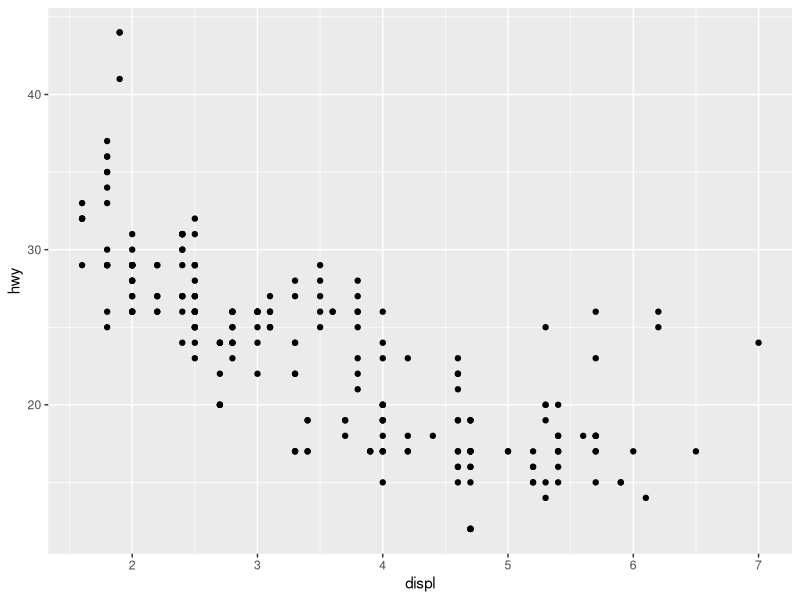
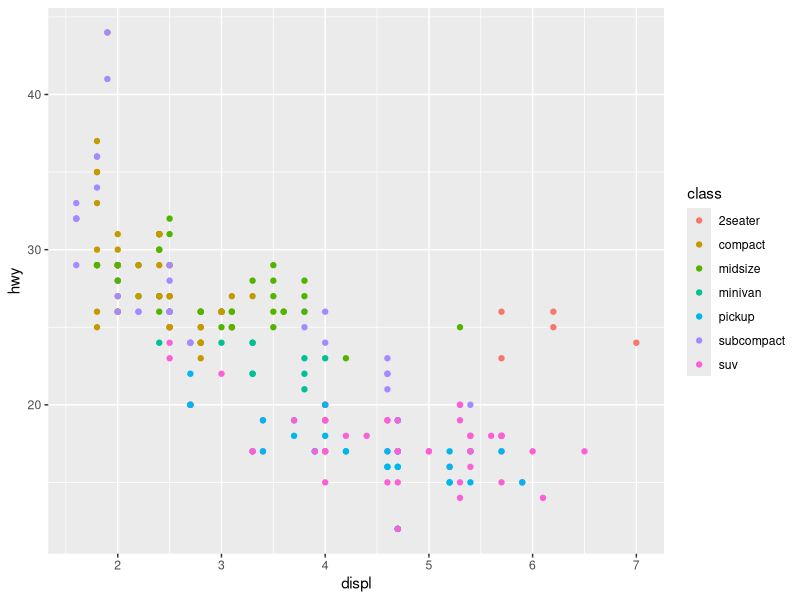
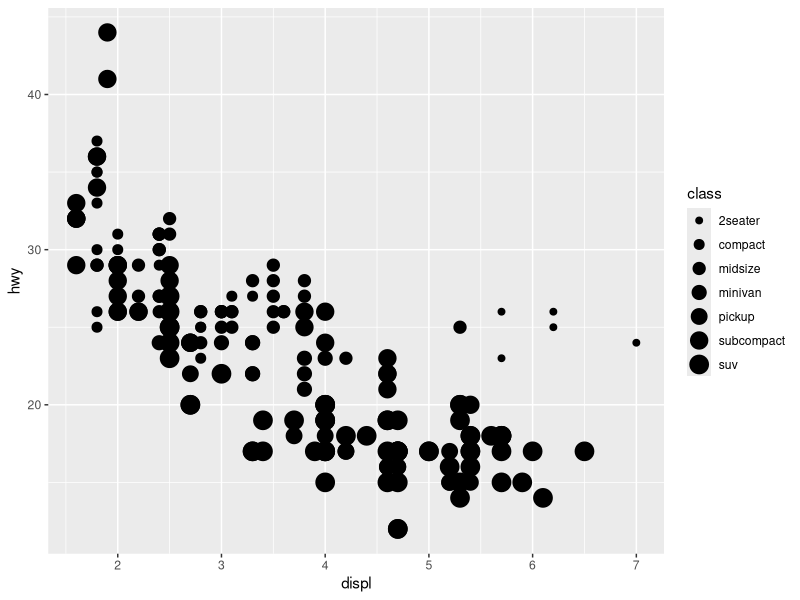
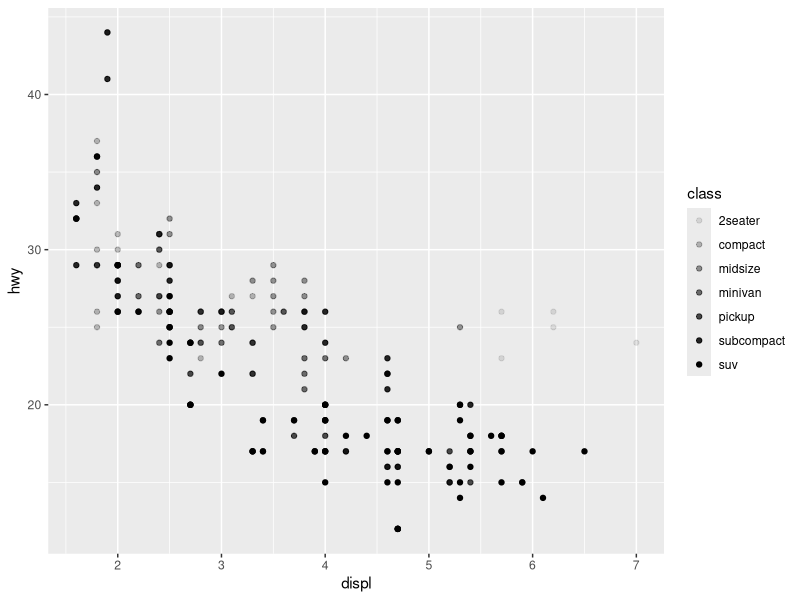
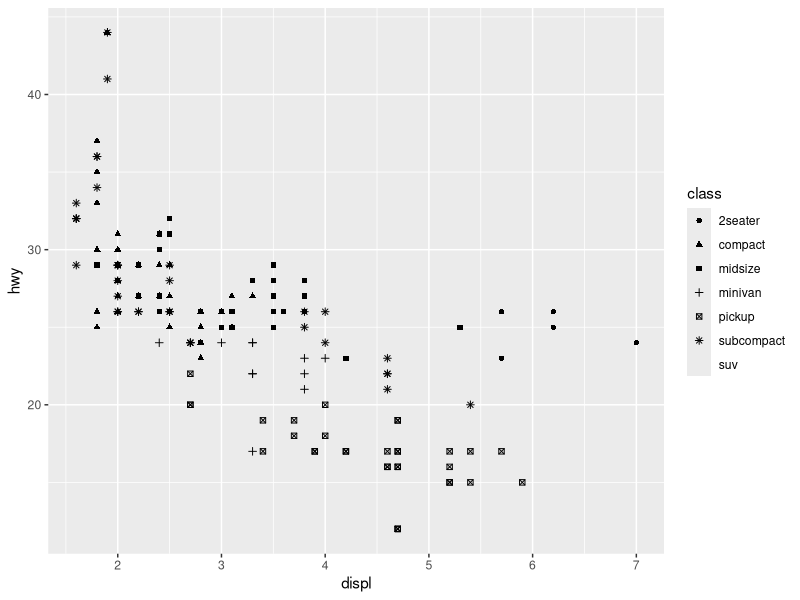
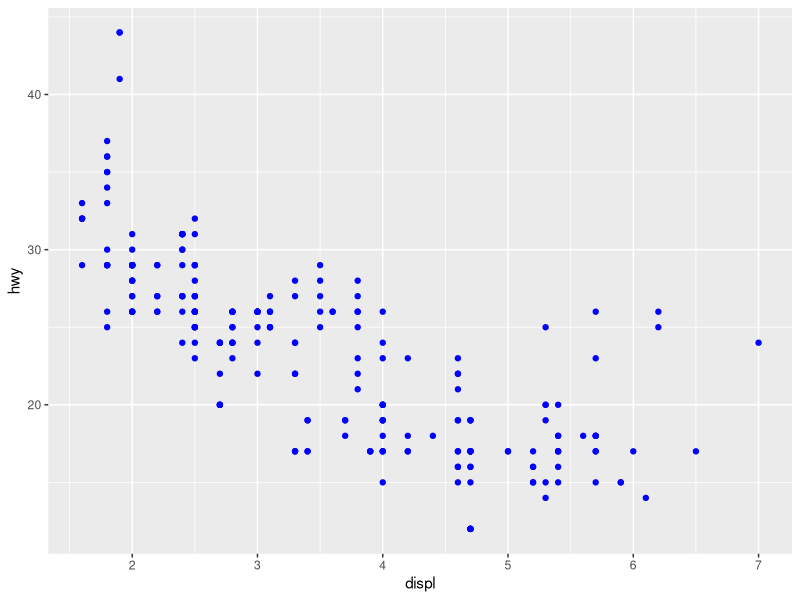
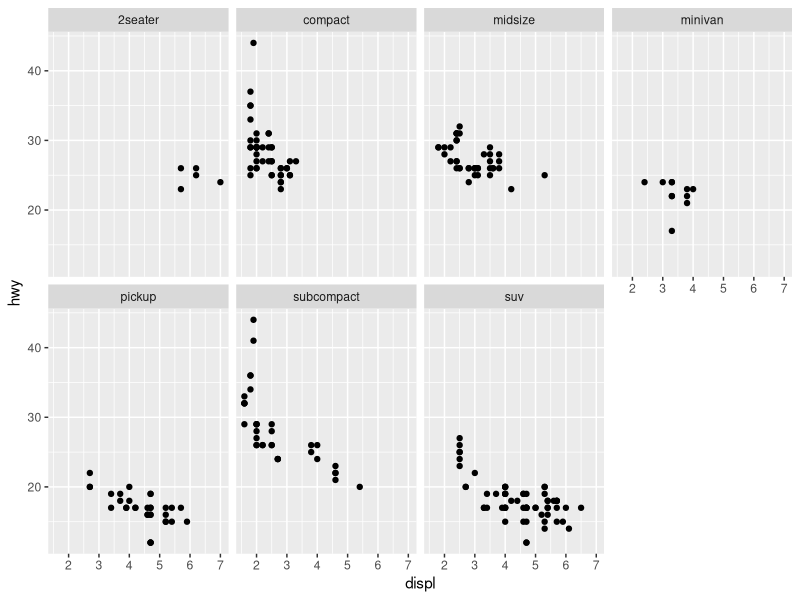
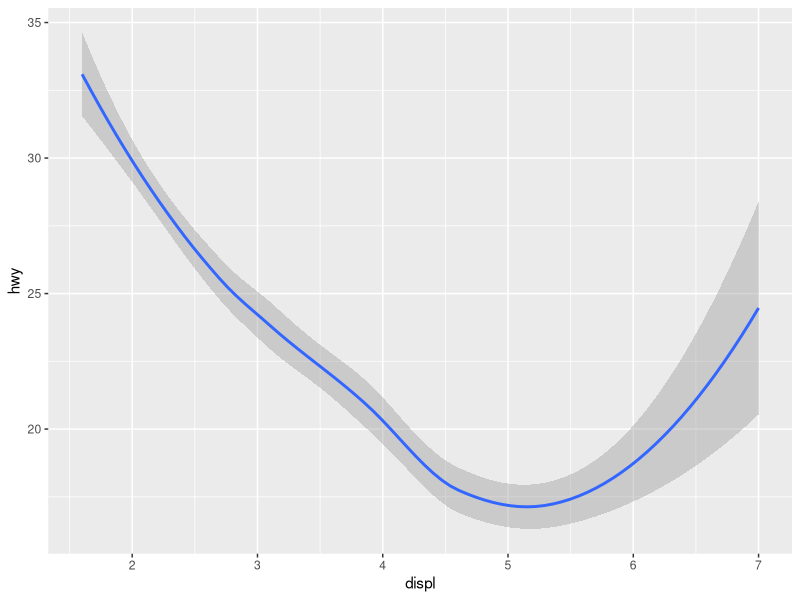

Generate these figures, in order, with R:
## ---- chunk 1
library(tidyverse)

mpg

ggplot(data = mpg) + geom_point(mapping = aes(x = displ, y = hwy))

ggplot(data = mpg) + geom_point(mapping = aes(x = displ, y = hwy, color = class))

ggplot(data = mpg) +  geom_point(mapping = aes(x = displ, y = hwy, size = class))

ggplot(data = mpg) +  geom_point(mapping = aes(x = displ, y = hwy, alpha = class))

ggplot(data = mpg) +  geom_point(mapping = aes(x = displ, y = hwy, shape = class))

ggplot(data = mpg) +  geom_point(mapping = aes(x = displ, y = hwy), color = "blue")

ggplot(data = mpg) +  geom_point(mapping = aes(x = displ, y = hwy)) +  facet_wrap(~ class, nrow = 2)

ggplot(data = mpg) +  geom_smooth(mapping = aes(x = displ, y = hwy))

ggplot(data = mpg) +  geom_smooth(mapping = aes(x = displ, y = hwy, group = drv))

ggplot(data = mpg) +  geom_point(mapping = aes(x = displ, y = hwy)) +  geom_smooth(mapping = aes(x = displ, y = hwy))

ggplot(data = mpg, mapping = aes(x = displ, y = hwy)) + geom_point() +  geom_smooth()

ggplot(data = mpg, mapping = aes(x = displ, y = hwy)) + geom_point(mapping = aes(color = class)) + geom_smooth()

ggplot(data = mpg, mapping = aes(x = displ, y = hwy)) + geom_point(mapping = aes(color = class)) +  geom_smooth(data = filter(mpg, class == "subcompact"), se = FALSE)

ggplot(data = mpg, mapping = aes(x = displ, y = hwy, color = drv)) +  geom_point() +  geom_smooth(se = FALSE)


ggplot(data = mpg, mapping = aes(x = displ, y = hwy)) + geom_point() + geom_smooth()

ggplot() +  geom_point(data = mpg, mapping = aes(x = displ, y = hwy)) + geom_smooth(data = mpg, mapping = aes(x = displ, y = hwy))

ggplot(data = diamonds) + geom_bar(mapping = aes(x = cut))

ggplot(data = diamonds) + stat_count(mapping = aes(x = cut))

demo <- tribble(~a, ~b, "bar_1", 20, "bar_2", 30, "bar_3", 40)

ggplot(data = demo) + geom_bar(mapping = aes(x = a, y = b), stat = "identity")

ggplot(data = diamonds) + geom_bar(mapping = aes(x = cut, y = ..prop.., group = 1))

ggplot(data = diamonds) + stat_summary(mapping = aes(x = cut, y = depth), fun.ymin = min, fun.ymax = max, fun.y = median)

ggplot(data = diamonds) + geom_bar(mapping = aes(x = cut, color = cut))

ggplot(data = diamonds) + geom_bar(mapping = aes(x = cut, fill = cut))

ggplot(data = diamonds) + geom_bar(mapping = aes(x = cut, fill = clarity))  


ggplot(data = diamonds, mapping = aes(x = cut, fill = clarity)) +  geom_bar(alpha = 1/5, position = "identity")
ggplot(data = diamonds, mapping = aes(x = cut, color = clarity)) +  geom_bar(fill = NA, position = "identity")
  
ggplot(data = diamonds) + geom_bar(mapping = aes(x = cut, fill = clarity), position = "fill")
  
ggplot(data = diamonds) + geom_bar(mapping = aes(x = cut, fill = clarity), position = "dodge")

ggplot(data = mpg) + geom_point(mapping = aes(x = displ, y = hwy),  position = "jitter")

ggplot(data = mpg, mapping = aes(x = class, y = hwy)) + geom_boxplot()
ggplot(data = mpg, mapping = aes(x = class, y = hwy)) + geom_boxplot() +  coord_flip()


nz <- map_data("nz")

ggplot(nz, aes(long, lat, group = group)) + geom_polygon(fill = "white", color = "black")

ggplot(nz, aes(long, lat, group = group)) + geom_polygon(fill = "white", color = "black") + coord_quickmap()

bar <- ggplot(data = diamonds) + geom_bar(mapping = aes(x = cut, fill = cut), show.legend = FALSE, width = 1) + theme(aspect.ratio = 1) + labs(x = NULL, y = NULL)
bar + coord_flip()
bar + coord_polar()

